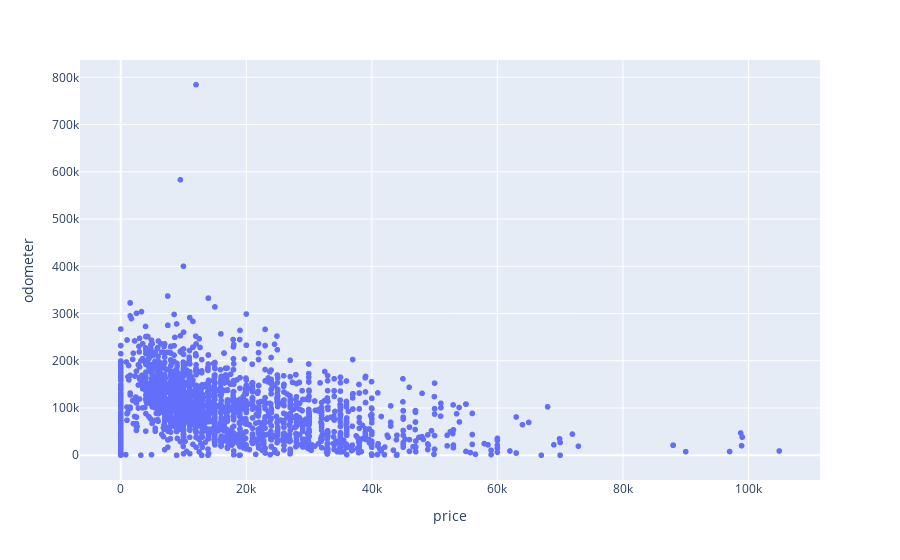

Write notebook code for a chart like this one.
### Code cell
vehicles_no_outliers = vehicles[(vehicles['price'] >= lower_bound) & (vehicles['price'] <= upper_bound)]
vehicles_no_outliers = vehicles[(vehicles['price'] >= lower_bound) & (vehicles['price'] <= upper_bound)]
px.scatter(data_frame=vehicles, y='odometer', x='price')

### Figure 1 — Plotly figure (JSON) as saved in the notebook; plotly's stock layout.template omitted (floating-point values rounded to 4 significant figures; data arrays with more than 128 entries replaced by an {"elided": "..."} marker saying what was removed)
{"data": [{"hovertemplate": "price=%{x}<br>odometer=%{y}<extra></extra>", "legendgroup": "", "marker": {"color": "#636efa", "symbol": "circle"}, "mode": "markers", "name": "", "showlegend": false, "type": "scattergl", "x": {"elided": "2517 int values"}, "xaxis": "x", "y": {"elided": "2517 int values"}, "yaxis": "y"}], "layout": {"legend": {"tracegroupgap": 0}, "margin": {"t": 60}, "xaxis": {"anchor": "y", "domain": [0, 1], "title": {"text": "price"}}, "yaxis": {"anchor": "x", "domain": [0, 1], "title": {"text": "odometer"}}}}
